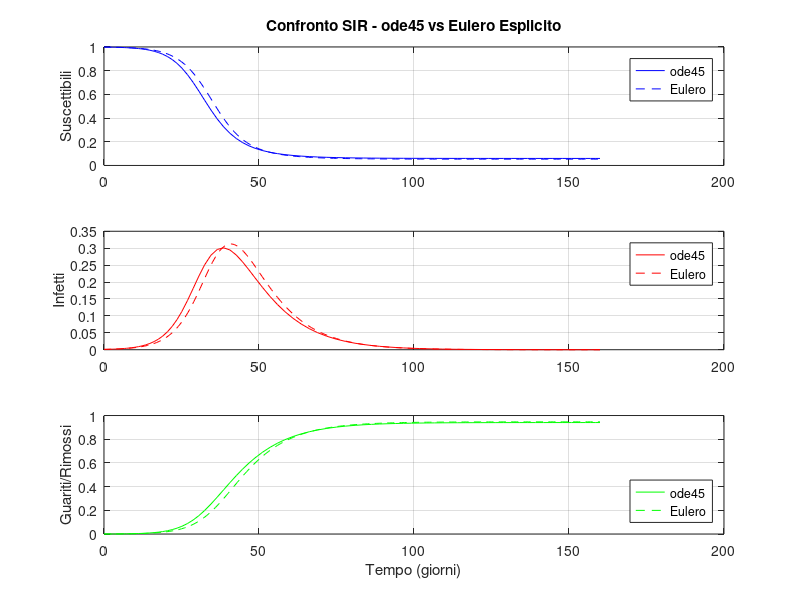

Recreate this plot in MATLAB.
% Modello SIR: Confronto tra Metodo di Eulero Esplicito e ODE45
clear; close all; clc;

%% Parametri del modello SIR
beta = 0.3;     % Tasso di trasmissione (contagio)
gamma = 0.1;    % Tasso di guarigione (rimozione)

%% Popolazione iniziale normalizzata (N = 1)
N = 1;
I0 = 1e-3;          % Frazione iniziale di infetti
R0 = 0;             % Nessun guarito all'inizio
S0 = N - I0 - R0;   % Suscettibili iniziali

%% Intervallo temporale della simulazione
T = 160;                        % Durata della simulazione (giorni)
h = 1;                          % Passo temporale per Eulero esplicito
t_euler = 0:h:T;                % Vettore dei tempi per Eulero
Nsteps = length(t_euler);       % Numero di step

%% Inizializzazione dei vettori per Eulero
S_euler = zeros(1, Nsteps);
I_euler = zeros(1, Nsteps);
R_euler = zeros(1, Nsteps);

% Condizioni iniziali
S_euler(1) = S0;
I_euler(1) = I0;
R_euler(1) = R0;

%% Integrazione con Metodo di Eulero Esplicito
for n = 1:Nsteps-1
    % Derivate secondo il modello SIR
    dS = -beta * S_euler(n) * I_euler(n);
    dI = beta * S_euler(n) * I_euler(n) - gamma * I_euler(n);
    dR = gamma * I_euler(n);
    
    % Aggiornamento delle variabili
    S_euler(n+1) = S_euler(n) + h * dS;
    I_euler(n+1) = I_euler(n) + h * dI;
    R_euler(n+1) = R_euler(n) + h * dR;
end

%% Integrazione con ODE45 (metodo adattivo integrato in MATLAB)
odefun = @(t, y) [...
    -beta * y(1) * y(2);                    % dS/dt
     beta * y(1) * y(2) - gamma * y(2);     % dI/dt
     gamma * y(2)];                         % dR/dt

% Risoluzione con ODE45
[t_ode, y_ode] = ode45(odefun, [0 T], [S0; I0; R0]);

%% Confronto grafico tra Eulero esplicito e ode45
figure;

subplot(3,1,1)
plot(t_ode, y_ode(:,1), 'b', t_euler, S_euler, 'b--');
ylabel('Suscettibili');
legend('ode45','Eulero','Location','northeast');
title('Confronto SIR - ode45 vs Eulero Esplicito');
grid on;

subplot(3,1,2)
plot(t_ode, y_ode(:,2), 'r', t_euler, I_euler, 'r--');
ylabel('Infetti');
legend('ode45','Eulero','Location','northeast');
grid on;

subplot(3,1,3)
plot(t_ode, y_ode(:,3), 'g', t_euler, R_euler, 'g--');
xlabel('Tempo (giorni)');
ylabel('Guariti/Rimossi');
legend('ode45','Eulero','Location','southeast');
grid on;
